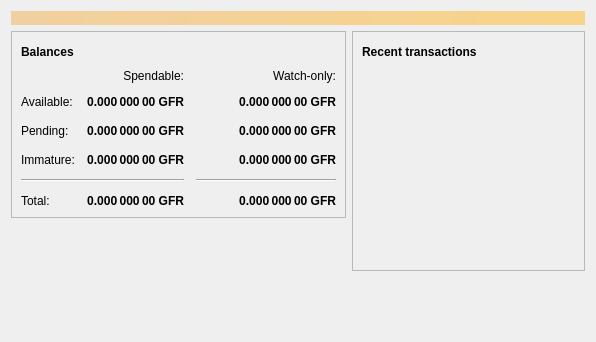
<?xml version="1.0" encoding="UTF-8"?>
<ui version="4.0">
 <class>OverviewPage</class>
 <widget class="QWidget" name="OverviewPage">
  <property name="geometry">
   <rect>
    <x>0</x>
    <y>0</y>
    <width>596</width>
    <height>342</height>
   </rect>
  </property>
  <property name="windowTitle">
   <string>Form</string>
  </property>
  <layout class="QVBoxLayout" name="topLayout">
   <item>
    <widget class="QLabel" name="labelAlerts">
     <property name="visible">
      <bool>false</bool>
     </property>
     <property name="styleSheet">
      <string notr="true">QLabel { background-color: qlineargradient(x1: 0, y1: 0, x2: 1, y2: 0, stop:0 #F0D0A0, stop:1 #F8D488); color:#000000; }</string>
     </property>
     <property name="wordWrap">
      <bool>true</bool>
     </property>
     <property name="margin">
      <number>3</number>
     </property>
     <property name="textInteractionFlags">
      <set>Qt::TextSelectableByMouse</set>
     </property>
    </widget>
   </item>
   <item>
    <layout class="QHBoxLayout" name="horizontalLayout" stretch="1,1">
     <item>
      <layout class="QVBoxLayout" name="verticalLayout_2">
       <item>
        <widget class="QFrame" name="frame">
         <property name="frameShape">
          <enum>QFrame::StyledPanel</enum>
         </property>
         <property name="frameShadow">
          <enum>QFrame::Raised</enum>
         </property>
         <layout class="QVBoxLayout" name="verticalLayout_4">
          <item>
           <layout class="QHBoxLayout" name="horizontalLayout_4">
            <item>
             <widget class="QLabel" name="label_5">
              <property name="font">
               <font>
                <weight>75</weight>
                <bold>true</bold>
               </font>
              </property>
              <property name="text">
               <string>Balances</string>
              </property>
             </widget>
            </item>
            <item>
             <widget class="QPushButton" name="labelWalletStatus">
              <property name="enabled">
               <bool>true</bool>
              </property>
              <property name="maximumSize">
               <size>
                <width>30</width>
                <height>16777215</height>
               </size>
              </property>
              <property name="toolTip">
               <string>The displayed information may be out of date. Your wallet automatically synchronizes with the Greenfrogcoin network after a connection is established, but this process has not completed yet.</string>
              </property>
              <property name="text">
               <string/>
              </property>
              <property name="icon">
               <iconset resource="../bitcoin.qrc">
                <normaloff>:/icons/warning</normaloff>
                <disabledoff>:/icons/warning</disabledoff>:/icons/warning</iconset>
              </property>
              <property name="iconSize">
               <size>
                <width>24</width>
                <height>24</height>
               </size>
              </property>
              <property name="flat">
               <bool>true</bool>
              </property>
             </widget>
            </item>
            <item>
             <spacer name="horizontalSpacer_3">
              <property name="orientation">
               <enum>Qt::Horizontal</enum>
              </property>
              <property name="sizeHint" stdset="0">
               <size>
                <width>40</width>
                <height>20</height>
               </size>
              </property>
             </spacer>
            </item>
           </layout>
          </item>
          <item>
           <layout class="QGridLayout" name="gridLayout">
            <property name="spacing">
             <number>12</number>
            </property>
            <item row="2" column="2">
             <widget class="QLabel" name="labelWatchPending">
              <property name="font">
               <font>
                <weight>75</weight>
                <bold>true</bold>
               </font>
              </property>
              <property name="cursor">
               <cursorShape>IBeamCursor</cursorShape>
              </property>
              <property name="toolTip">
               <string>Unconfirmed transactions to watch-only addresses</string>
              </property>
              <property name="text">
               <string notr="true">0.000 000 00 GFR</string>
              </property>
              <property name="alignment">
               <set>Qt::AlignRight|Qt::AlignTrailing|Qt::AlignVCenter</set>
              </property>
              <property name="textInteractionFlags">
               <set>Qt::LinksAccessibleByMouse|Qt::TextSelectableByKeyboard|Qt::TextSelectableByMouse</set>
              </property>
             </widget>
            </item>
            <item row="2" column="1">
             <widget class="QLabel" name="labelUnconfirmed">
              <property name="font">
               <font>
                <weight>75</weight>
                <bold>true</bold>
               </font>
              </property>
              <property name="cursor">
               <cursorShape>IBeamCursor</cursorShape>
              </property>
              <property name="toolTip">
               <string>Total of transactions that have yet to be confirmed, and do not yet count toward the spendable balance</string>
              </property>
              <property name="text">
               <string notr="true">0.000 000 00 GFR</string>
              </property>
              <property name="alignment">
               <set>Qt::AlignRight|Qt::AlignTrailing|Qt::AlignVCenter</set>
              </property>
              <property name="textInteractionFlags">
               <set>Qt::LinksAccessibleByMouse|Qt::TextSelectableByKeyboard|Qt::TextSelectableByMouse</set>
              </property>
             </widget>
            </item>
            <item row="3" column="2">
             <widget class="QLabel" name="labelWatchImmature">
              <property name="font">
               <font>
                <weight>75</weight>
                <bold>true</bold>
               </font>
              </property>
              <property name="cursor">
               <cursorShape>IBeamCursor</cursorShape>
              </property>
              <property name="toolTip">
               <string>Mined balance in watch-only addresses that has not yet matured</string>
              </property>
              <property name="text">
               <string notr="true">0.000 000 00 GFR</string>
              </property>
              <property name="alignment">
               <set>Qt::AlignRight|Qt::AlignTrailing|Qt::AlignVCenter</set>
              </property>
              <property name="textInteractionFlags">
               <set>Qt::LinksAccessibleByMouse|Qt::TextSelectableByKeyboard|Qt::TextSelectableByMouse</set>
              </property>
             </widget>
            </item>
            <item row="4" column="0" colspan="2">
             <widget class="Line" name="line">
              <property name="orientation">
               <enum>Qt::Horizontal</enum>
              </property>
             </widget>
            </item>
            <item row="4" column="2">
             <widget class="Line" name="lineWatchBalance">
              <property name="sizePolicy">
               <sizepolicy hsizetype="Preferred" vsizetype="Fixed">
                <horstretch>0</horstretch>
                <verstretch>0</verstretch>
               </sizepolicy>
              </property>
              <property name="minimumSize">
               <size>
                <width>140</width>
                <height>0</height>
               </size>
              </property>
              <property name="orientation">
               <enum>Qt::Horizontal</enum>
              </property>
             </widget>
            </item>
            <item row="5" column="0">
             <widget class="QLabel" name="labelTotalText">
              <property name="text">
               <string>Total:</string>
              </property>
             </widget>
            </item>
            <item row="3" column="1">
             <widget class="QLabel" name="labelImmature">
              <property name="font">
               <font>
                <weight>75</weight>
                <bold>true</bold>
               </font>
              </property>
              <property name="cursor">
               <cursorShape>IBeamCursor</cursorShape>
              </property>
              <property name="toolTip">
               <string>Mined balance that has not yet matured</string>
              </property>
              <property name="text">
               <string notr="true">0.000 000 00 GFR</string>
              </property>
              <property name="alignment">
               <set>Qt::AlignRight|Qt::AlignTrailing|Qt::AlignVCenter</set>
              </property>
              <property name="textInteractionFlags">
               <set>Qt::LinksAccessibleByMouse|Qt::TextSelectableByKeyboard|Qt::TextSelectableByMouse</set>
              </property>
             </widget>
            </item>
            <item row="2" column="3">
             <spacer name="horizontalSpacer_2">
              <property name="orientation">
               <enum>Qt::Horizontal</enum>
              </property>
              <property name="sizeHint" stdset="0">
               <size>
                <width>40</width>
                <height>20</height>
               </size>
              </property>
             </spacer>
            </item>
            <item row="3" column="0">
             <widget class="QLabel" name="labelImmatureText">
              <property name="text">
               <string>Immature:</string>
              </property>
             </widget>
            </item>
            <item row="5" column="1">
             <widget class="QLabel" name="labelTotal">
              <property name="font">
               <font>
                <weight>75</weight>
                <bold>true</bold>
               </font>
              </property>
              <property name="cursor">
               <cursorShape>IBeamCursor</cursorShape>
              </property>
              <property name="toolTip">
               <string>Your current total balance</string>
              </property>
              <property name="text">
               <string notr="true">0.000 000 00 GFR</string>
              </property>
              <property name="alignment">
               <set>Qt::AlignRight|Qt::AlignTrailing|Qt::AlignVCenter</set>
              </property>
              <property name="textInteractionFlags">
               <set>Qt::LinksAccessibleByMouse|Qt::TextSelectableByKeyboard|Qt::TextSelectableByMouse</set>
              </property>
             </widget>
            </item>
            <item row="5" column="2">
             <widget class="QLabel" name="labelWatchTotal">
              <property name="font">
               <font>
                <weight>75</weight>
                <bold>true</bold>
               </font>
              </property>
              <property name="cursor">
               <cursorShape>IBeamCursor</cursorShape>
              </property>
              <property name="toolTip">
               <string>Current total balance in watch-only addresses</string>
              </property>
              <property name="text">
               <string notr="true">0.000 000 00 GFR</string>
              </property>
              <property name="alignment">
               <set>Qt::AlignRight|Qt::AlignTrailing|Qt::AlignVCenter</set>
              </property>
              <property name="textInteractionFlags">
               <set>Qt::LinksAccessibleByMouse|Qt::TextSelectableByKeyboard|Qt::TextSelectableByMouse</set>
              </property>
             </widget>
            </item>
            <item row="0" column="2">
             <widget class="QLabel" name="labelWatchonly">
              <property name="text">
               <string>Watch-only:</string>
              </property>
              <property name="alignment">
               <set>Qt::AlignRight|Qt::AlignTrailing|Qt::AlignVCenter</set>
              </property>
             </widget>
            </item>
            <item row="1" column="0">
             <widget class="QLabel" name="labelBalanceText">
              <property name="text">
               <string>Available:</string>
              </property>
             </widget>
            </item>
            <item row="1" column="1">
             <widget class="QLabel" name="labelBalance">
              <property name="font">
               <font>
                <weight>75</weight>
                <bold>true</bold>
               </font>
              </property>
              <property name="cursor">
               <cursorShape>IBeamCursor</cursorShape>
              </property>
              <property name="toolTip">
               <string>Your current spendable balance</string>
              </property>
              <property name="text">
               <string notr="true">0.000 000 00 GFR</string>
              </property>
              <property name="alignment">
               <set>Qt::AlignRight|Qt::AlignTrailing|Qt::AlignVCenter</set>
              </property>
              <property name="textInteractionFlags">
               <set>Qt::LinksAccessibleByMouse|Qt::TextSelectableByKeyboard|Qt::TextSelectableByMouse</set>
              </property>
             </widget>
            </item>
            <item row="1" column="2">
             <widget class="QLabel" name="labelWatchAvailable">
              <property name="font">
               <font>
                <weight>75</weight>
                <bold>true</bold>
               </font>
              </property>
              <property name="cursor">
               <cursorShape>IBeamCursor</cursorShape>
              </property>
              <property name="toolTip">
               <string>Your current balance in watch-only addresses</string>
              </property>
              <property name="text">
               <string notr="true">0.000 000 00 GFR</string>
              </property>
              <property name="alignment">
               <set>Qt::AlignRight|Qt::AlignTrailing|Qt::AlignVCenter</set>
              </property>
              <property name="textInteractionFlags">
               <set>Qt::LinksAccessibleByMouse|Qt::TextSelectableByKeyboard|Qt::TextSelectableByMouse</set>
              </property>
             </widget>
            </item>
            <item row="2" column="0">
             <widget class="QLabel" name="labelPendingText">
              <property name="text">
               <string>Pending:</string>
              </property>
             </widget>
            </item>
            <item row="0" column="1">
             <widget class="QLabel" name="labelSpendable">
              <property name="text">
               <string>Spendable:</string>
              </property>
              <property name="alignment">
               <set>Qt::AlignRight|Qt::AlignTrailing|Qt::AlignVCenter</set>
              </property>
             </widget>
            </item>
           </layout>
          </item>
         </layout>
        </widget>
       </item>
       <item>
        <spacer name="verticalSpacer">
         <property name="orientation">
          <enum>Qt::Vertical</enum>
         </property>
         <property name="sizeHint" stdset="0">
          <size>
           <width>20</width>
           <height>40</height>
          </size>
         </property>
        </spacer>
       </item>
      </layout>
     </item>
     <item>
      <layout class="QVBoxLayout" name="verticalLayout_3">
       <item>
        <widget class="QFrame" name="frame_2">
         <property name="frameShape">
          <enum>QFrame::StyledPanel</enum>
         </property>
         <property name="frameShadow">
          <enum>QFrame::Raised</enum>
         </property>
         <layout class="QVBoxLayout" name="verticalLayout">
          <item>
           <layout class="QHBoxLayout" name="horizontalLayout_2">
            <item>
             <widget class="QLabel" name="label_4">
              <property name="font">
               <font>
                <weight>75</weight>
                <bold>true</bold>
               </font>
              </property>
              <property name="text">
               <string>Recent transactions</string>
              </property>
             </widget>
            </item>
            <item>
             <widget class="QPushButton" name="labelTransactionsStatus">
              <property name="enabled">
               <bool>true</bool>
              </property>
              <property name="maximumSize">
               <size>
                <width>30</width>
                <height>16777215</height>
               </size>
              </property>
              <property name="toolTip">
               <string>The displayed information may be out of date. Your wallet automatically synchronizes with the Greenfrogcoin network after a connection is established, but this process has not completed yet.</string>
              </property>
              <property name="text">
               <string/>
              </property>
              <property name="icon">
               <iconset resource="../bitcoin.qrc">
                <normaloff>:/icons/warning</normaloff>
                <disabledoff>:/icons/warning</disabledoff>:/icons/warning</iconset>
              </property>
              <property name="iconSize">
               <size>
                <width>24</width>
                <height>24</height>
               </size>
              </property>
              <property name="flat">
               <bool>true</bool>
              </property>
             </widget>
            </item>
            <item>
             <spacer name="horizontalSpacer">
              <property name="orientation">
               <enum>Qt::Horizontal</enum>
              </property>
              <property name="sizeHint" stdset="0">
               <size>
                <width>40</width>
                <height>20</height>
               </size>
              </property>
             </spacer>
            </item>
           </layout>
          </item>
          <item>
           <widget class="QListView" name="listTransactions">
            <property name="styleSheet">
             <string notr="true">QListView { background: transparent; }</string>
            </property>
            <property name="frameShape">
             <enum>QFrame::NoFrame</enum>
            </property>
            <property name="verticalScrollBarPolicy">
             <enum>Qt::ScrollBarAlwaysOff</enum>
            </property>
            <property name="horizontalScrollBarPolicy">
             <enum>Qt::ScrollBarAlwaysOff</enum>
            </property>
            <property name="selectionMode">
             <enum>QAbstractItemView::NoSelection</enum>
            </property>
           </widget>
          </item>
         </layout>
        </widget>
       </item>
       <item>
        <spacer name="verticalSpacer_2">
         <property name="orientation">
          <enum>Qt::Vertical</enum>
         </property>
         <property name="sizeHint" stdset="0">
          <size>
           <width>20</width>
           <height>40</height>
          </size>
         </property>
        </spacer>
       </item>
      </layout>
     </item>
    </layout>
   </item>
  </layout>
 </widget>
 <resources/>
 <connections/>
</ui>
